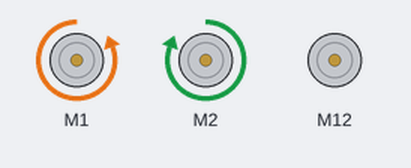
The sketch below on a simulated Arduino Uno, built with avr-gcc and run on an emulated ATmega328P. On the bench: 3 × DC motor (green arrow = forward, orange = backward, longer = faster).

Above: at 0.1 s.
At 6.3 s:
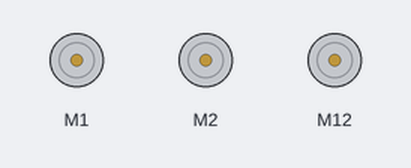
At 14.7 s:
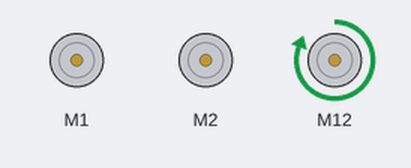
At 26.3 s:
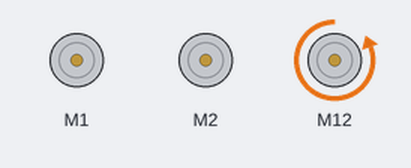
At 37.7 s:
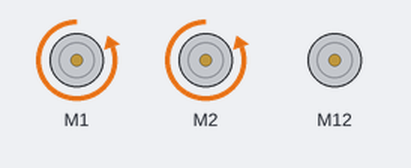
Timing chart, 0 to 40.0 s (numbered marks = the images above):
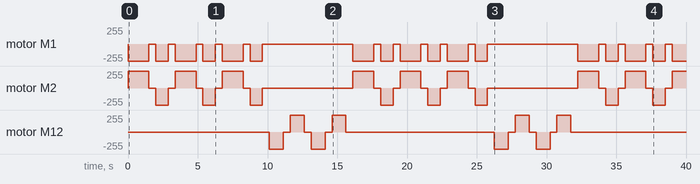

The sketch:

joys.ino
```cpp
// (licence header left out)
#include "MeOrion.h"

MeDCMotor motor1(PORT_1);

MeDCMotor motor2(PORT_2);

MeDCMotor motor3(M1);

MeDCMotor motor4(M2);

uint8_t motorSpeed = 255;

void setup()
{
}

void loop()
{
  for (int i=0; i<3; i++){
    motor3.run(-motorSpeed);
    motor4.run(motorSpeed);
    delay(1500);
    motor3.stop();
    motor4.stop();
    delay(500);
    motor3.run(-motorSpeed);
    motor4.run(-motorSpeed);
    delay(875);
    motor3.stop();
    motor4.stop();
    delay(500);
  }
  for (int i=0; i<2; i++){
    motor2.run(-motorSpeed);
    delay(1000);
    motor2.stop();
    delay(500);
    motor2.run(motorSpeed);
    delay(1000);
    motor2.stop();
    delay(500);
  }

}

// for joystick gdhb -> controler carte avec 1boutton : diriger
// 2 boutton : enlever objet avec pince


//  motor1.stop();
//  motor2.stop();
//  motor3.stop();
//  motor4.stop();
```

Measured:
- by itself, motor M12: stopped → backward 255/255 at 10.1 s, → stopped 1.0 s later, → forward 255/255 0.50 s later, → stopped 1.0 s later, … (16 changes in this stretch)
- by itself, motor M2: repeats every 16.1 s: stopped 0.50 s, backward 255/255 0.88 s, stopped 0.50 s, forward 255/255 1.5 s, stopped 0.50 s, backward 255/255 0.88 s, stopped 0.50 s, forward 255/255 1.5 s, stopped 0.50 s, backward 255/255 0.88 s, stopped 6.5 s, forward 255/255 1.5 s
